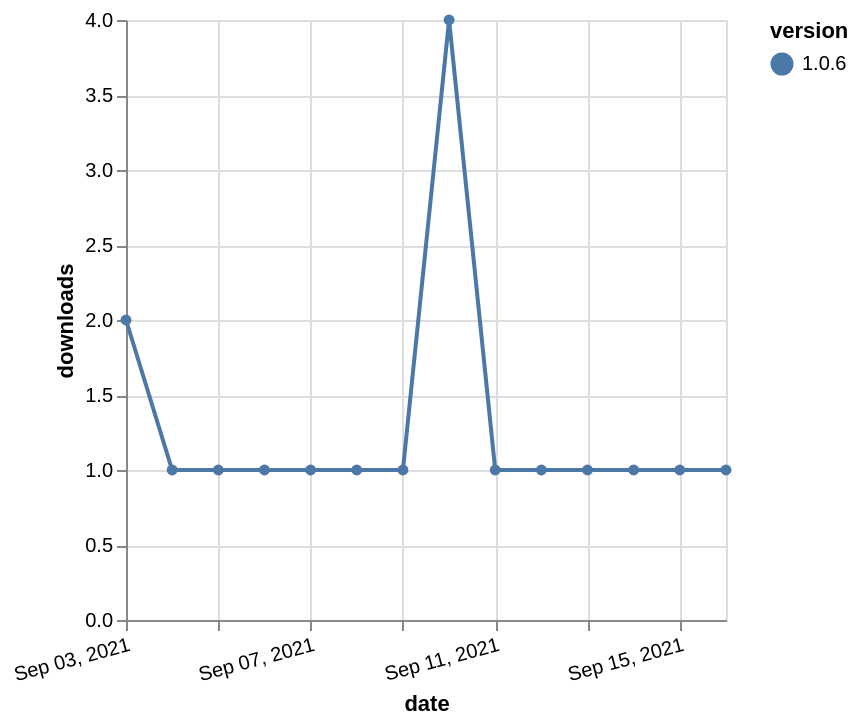

Vega-Lite specification for this chart:
### Vega-Lite specification from a JSON file in a GitHub repository (floating-point values rounded to 4 significant figures)
{"$schema": "https://vega.github.io/schema/vega-lite/v5.json", "description": "A simple bar chart with embedded data.", "data": {"values": [{"date": "2021-09-03", "total": 140, "delta": 2, "version": "1.0.6"}, {"date": "2021-09-04", "total": 141, "delta": 1, "version": "1.0.6"}, {"date": "2021-09-05", "total": 142, "delta": 1, "version": "1.0.6"}, {"date": "2021-09-06", "total": 143, "delta": 1, "version": "1.0.6"}, {"date": "2021-09-07", "total": 144, "delta": 1, "version": "1.0.6"}, {"date": "2021-09-08", "total": 145, "delta": 1, "version": "1.0.6"}, {"date": "2021-09-09", "total": 146, "delta": 1, "version": "1.0.6"}, {"date": "2021-09-10", "total": 150, "delta": 4, "version": "1.0.6"}, {"date": "2021-09-11", "total": 151, "delta": 1, "version": "1.0.6"}, {"date": "2021-09-12", "total": 152, "delta": 1, "version": "1.0.6"}, {"date": "2021-09-13", "total": 153, "delta": 1, "version": "1.0.6"}, {"date": "2021-09-14", "total": 154, "delta": 1, "version": "1.0.6"}, {"date": "2021-09-15", "total": 155, "delta": 1, "version": "1.0.6"}, {"date": "2021-09-16", "total": 156, "delta": 1, "version": "1.0.6"}]}, "width": "container", "mark": {"type": "line", "point": {"filled": true}}, "encoding": {"x": {"field": "date", "type": "temporal", "timeUnit": "yearmonthdate", "title": "date", "axis": {"labelAngle": -15}}, "y": {"field": "delta", "type": "quantitative", "title": "downloads"}, "color": {"field": "version", "type": "nominal"}, "tooltip": {"field": "delta"}}}
